Frame 1 (no input): blank canvas, image omitted
Frame 60 (no input): blank canvas, image omitted
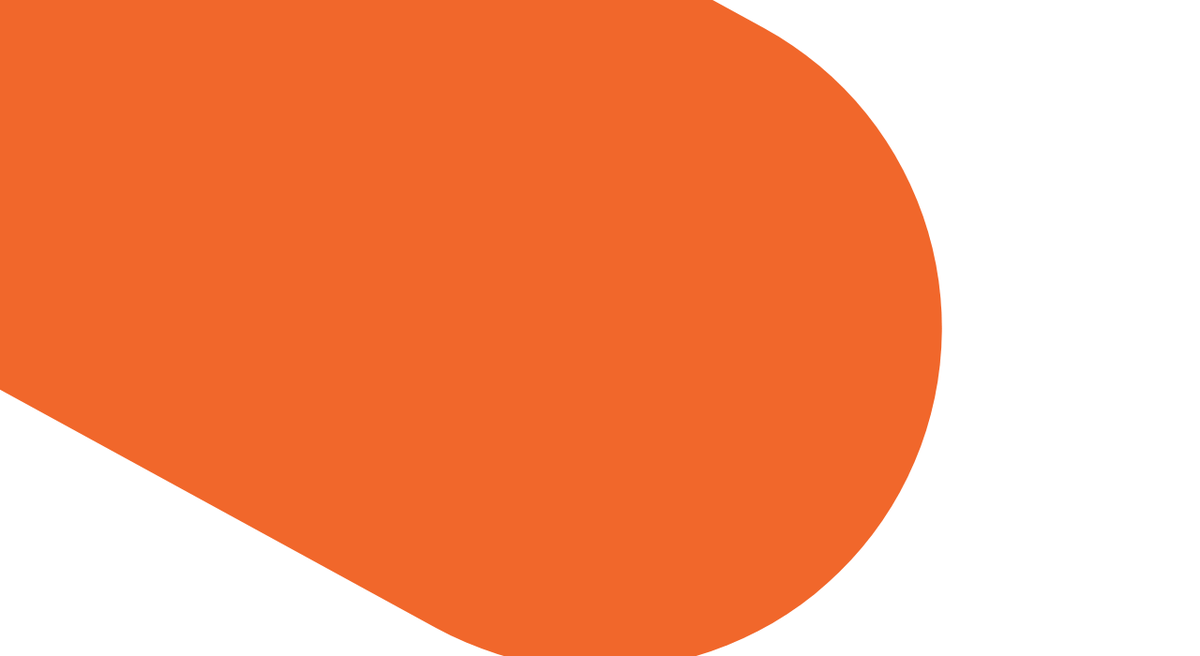
Frame 120 (the mouse pressed at the canvas centre since frame 60)

The p5.js sketch whose frames 1 and 60 were blank and that drew this single picture after the mouse press (run headless with seeded random() and noise() and a simulated clock; from frame 60 on, the mouse is pressed at the canvas centre):

// p5.js sketch
// ── sketch.js
function setup() {
  // put setup code here
  createCanvas(1280,700);

}

function draw() {
  // put drawing code here

  var c = random(0,255);
  var d = random(0,255);
  var e = random(0,255);
  stroke(c,d,e);
  var weight = dist(mouseX,mouseY,pmouseX,pmouseY);
  strokeWeight(weight);
  line(mouseX,mouseY,pmouseX,pmouseY);
}
